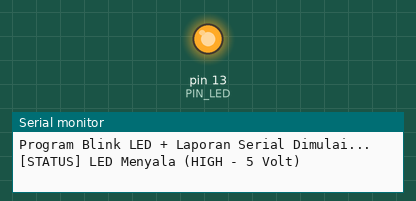
Recording of a sketch running on a simulated Arduino Uno, built with avr-gcc and run on an emulated ATmega328P. Parts: output pins drawn as LEDs (lit = HIGH), the last lines printed to the serial monitor.

Above: at 0.7 s.
At 5.2 s:
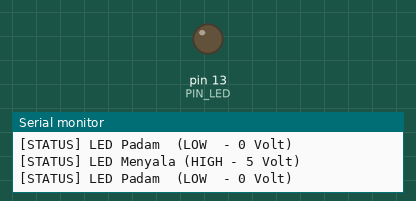
Timing chart, 0 to 6.9 s (numbered marks = the images above):
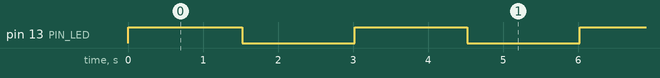

Measured:
- by itself, pin 13 (PIN_LED): alternates HIGH for 1.5 s and LOW for 1.5 s

The sketch:

03_digital_output_led_dan_serial.ino
```cpp
// ==============================================================================
// MODUL 03: MENGGABUNGKAN DIGITAL OUTPUT (LED) DENGAN SERIAL MONITOR
// ==============================================================================
// Tujuan Pembelajaran:
// 1. Mempelajari cara melihat status alat fisik secara nyata di layar laptop.
// 2. Praktik terbaik: Selalu berikan pesan Serial saat status pin berubah
//    agar mempermudah proses pencarian kesalahan (debugging).
//
// Rangkaian (Wiring):
// - LED Anoda (+) -> Resistor 220 Ohm -> Pin Digital 13
// - LED Katoda (-) -> Pin GND
// ==============================================================================

const int PIN_LED = 13;

void setup() {
  // Inisialisasi komunikasi Serial
  Serial.begin(9600);

  // Inisialisasi pin LED sebagai OUTPUT
  pinMode(PIN_LED, OUTPUT);

  Serial.println("Program Blink LED + Laporan Serial Dimulai...");
}

void loop() {
  // 1. Nyalakan LED dan laporkan ke Serial Monitor
  digitalWrite(PIN_LED, HIGH);
  Serial.println("[STATUS] LED Menyala (HIGH - 5 Volt)");
  delay(1500); // Tahan selama 1.5 detik

  // 2. Matikan LED dan laporkan ke Serial Monitor
  digitalWrite(PIN_LED, LOW);
  Serial.println("[STATUS] LED Padam  (LOW  - 0 Volt)");
  delay(1500); // Tahan selama 1.5 detik
}
```
